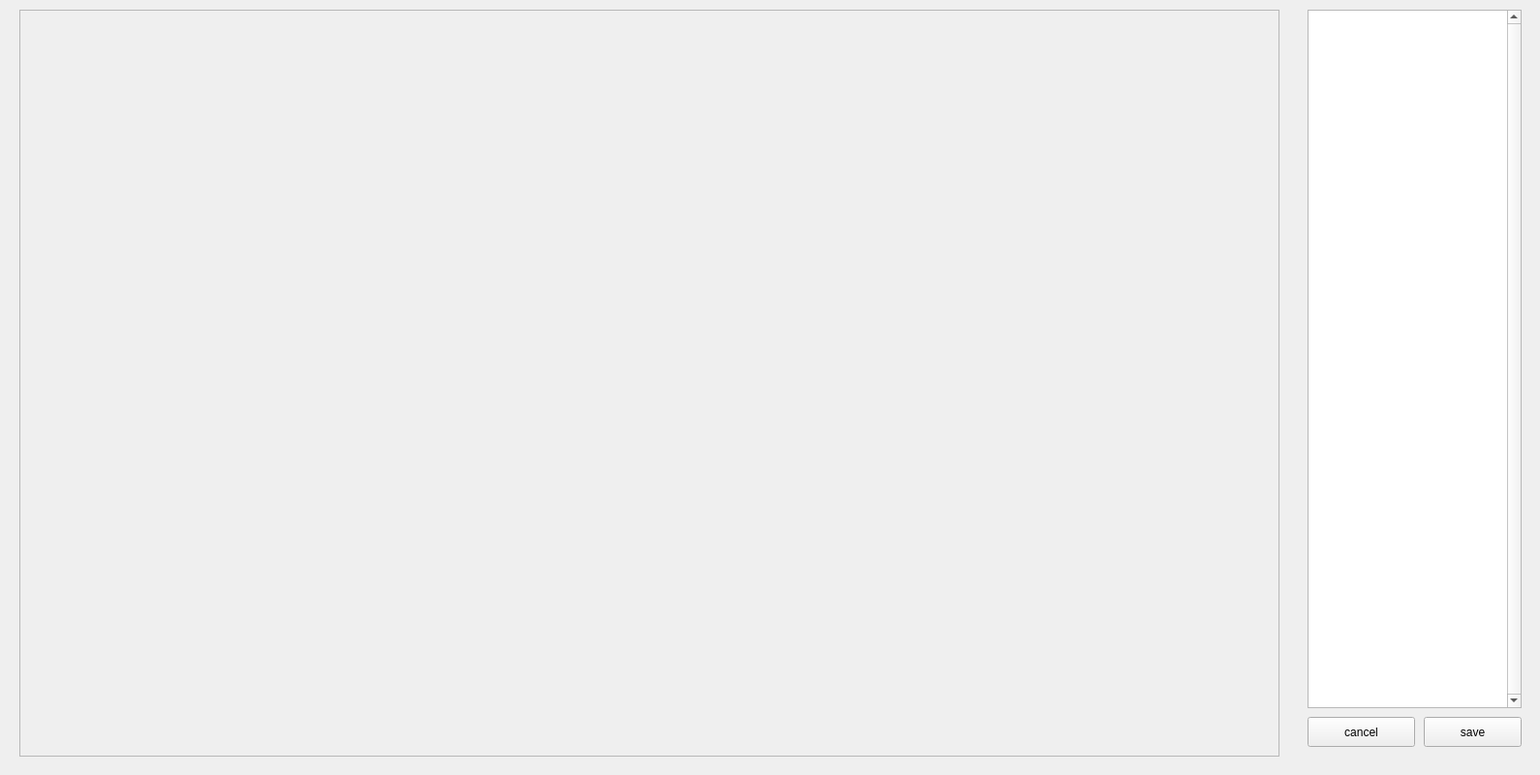
<?xml version="1.0" encoding="UTF-8"?>
<ui version="4.0">
 <class>editDig</class>
 <widget class="QWidget" name="editDig">
  <property name="geometry">
   <rect>
    <x>0</x>
    <y>0</y>
    <width>1590</width>
    <height>800</height>
   </rect>
  </property>
  <property name="windowTitle">
   <string>editDig</string>
  </property>
  <widget class="QListWidget" name="listWidget">
   <property name="geometry">
    <rect>
     <x>1350</x>
     <y>10</y>
     <width>221</width>
     <height>721</height>
    </rect>
   </property>
   <property name="sizePolicy">
    <sizepolicy hsizetype="Expanding" vsizetype="Expanding">
     <horstretch>0</horstretch>
     <verstretch>0</verstretch>
    </sizepolicy>
   </property>
   <property name="layoutDirection">
    <enum>Qt::LeftToRight</enum>
   </property>
   <property name="lineWidth">
    <number>0</number>
   </property>
   <property name="verticalScrollBarPolicy">
    <enum>Qt::ScrollBarAlwaysOn</enum>
   </property>
   <property name="horizontalScrollBarPolicy">
    <enum>Qt::ScrollBarAlwaysOff</enum>
   </property>
   <property name="sizeAdjustPolicy">
    <enum>QAbstractScrollArea::AdjustIgnored</enum>
   </property>
   <property name="flow">
    <enum>QListView::TopToBottom</enum>
   </property>
   <property name="resizeMode">
    <enum>QListView::Fixed</enum>
   </property>
   <property name="viewMode">
    <enum>QListView::IconMode</enum>
   </property>
   <property name="modelColumn">
    <number>0</number>
   </property>
  </widget>
  <widget class="QFrame" name="frame">
   <property name="geometry">
    <rect>
     <x>20</x>
     <y>10</y>
     <width>1301</width>
     <height>771</height>
    </rect>
   </property>
   <property name="frameShape">
    <enum>QFrame::StyledPanel</enum>
   </property>
   <property name="frameShadow">
    <enum>QFrame::Raised</enum>
   </property>
   <widget class="QLabel" name="label">
    <property name="geometry">
     <rect>
      <x>0</x>
      <y>0</y>
      <width>1301</width>
      <height>771</height>
     </rect>
    </property>
    <property name="text">
     <string/>
    </property>
   </widget>
  </widget>
  <widget class="QPushButton" name="canBtn">
   <property name="geometry">
    <rect>
     <x>1350</x>
     <y>740</y>
     <width>111</width>
     <height>31</height>
    </rect>
   </property>
   <property name="text">
    <string>cancel</string>
   </property>
  </widget>
  <widget class="QPushButton" name="saveBtn">
   <property name="geometry">
    <rect>
     <x>1470</x>
     <y>740</y>
     <width>101</width>
     <height>31</height>
    </rect>
   </property>
   <property name="text">
    <string>save</string>
   </property>
  </widget>
 </widget>
 <layoutdefault spacing="6" margin="11"/>
 <resources/>
 <connections>
  <connection>
   <sender>listWidget</sender>
   <signal>itemClicked(QListWidgetItem*)</signal>
   <receiver>editDig</receiver>
   <slot>checkItems(QListWidgetItem*)</slot>
   <hints>
    <hint type="sourcelabel">
     <x>786</x>
     <y>410</y>
    </hint>
    <hint type="destinationlabel">
     <x>660</x>
     <y>431</y>
    </hint>
   </hints>
  </connection>
  <connection>
   <sender>canBtn</sender>
   <signal>clicked()</signal>
   <receiver>editDig</receiver>
   <slot>close()</slot>
   <hints>
    <hint type="sourcelabel">
     <x>1389</x>
     <y>753</y>
    </hint>
    <hint type="destinationlabel">
     <x>1386</x>
     <y>772</y>
    </hint>
   </hints>
  </connection>
  <connection>
   <sender>saveBtn</sender>
   <signal>clicked()</signal>
   <receiver>editDig</receiver>
   <slot>saveImg()</slot>
   <hints>
    <hint type="sourcelabel">
     <x>1531</x>
     <y>764</y>
    </hint>
    <hint type="destinationlabel">
     <x>1534</x>
     <y>782</y>
    </hint>
   </hints>
  </connection>
 </connections>
 <slots>
  <slot>checkItems(QListWidgetItem*)</slot>
  <slot>saveImg()</slot>
 </slots>
</ui>
